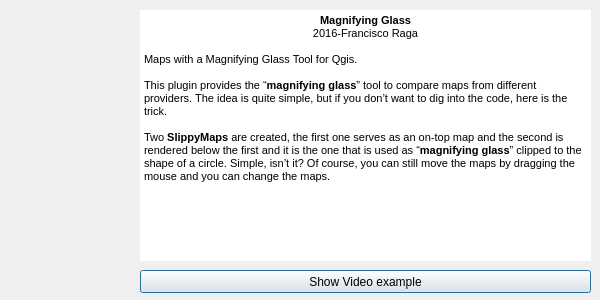
<?xml version="1.0" encoding="UTF-8"?>
<ui version="4.0">
 <class>About</class>
 <widget class="QDialog" name="About">
  <property name="geometry">
   <rect>
    <x>0</x>
    <y>0</y>
    <width>600</width>
    <height>300</height>
   </rect>
  </property>
  <property name="minimumSize">
   <size>
    <width>600</width>
    <height>300</height>
   </size>
  </property>
  <property name="maximumSize">
   <size>
    <width>600</width>
    <height>300</height>
   </size>
  </property>
  <property name="windowTitle">
   <string>About</string>
  </property>
  <property name="windowIcon">
   <iconset>
    <normaloff>:/img/images/info.png</normaloff>:/img/images/info.png</iconset>
  </property>
  <widget class="QLabel" name="label">
   <property name="geometry">
    <rect>
     <x>20</x>
     <y>20</y>
     <width>91</width>
     <height>91</height>
    </rect>
   </property>
   <property name="text">
    <string/>
   </property>
   <property name="pixmap">
    <pixmap resource="resources.qrc">:/imgMagnifier/images/icon.png</pixmap>
   </property>
   <property name="scaledContents">
    <bool>true</bool>
   </property>
  </widget>
  <widget class="QTextEdit" name="textEdit">
   <property name="enabled">
    <bool>true</bool>
   </property>
   <property name="geometry">
    <rect>
     <x>140</x>
     <y>10</y>
     <width>451</width>
     <height>251</height>
    </rect>
   </property>
   <property name="layoutDirection">
    <enum>Qt::LeftToRight</enum>
   </property>
   <property name="frameShape">
    <enum>QFrame::NoFrame</enum>
   </property>
   <property name="frameShadow">
    <enum>QFrame::Raised</enum>
   </property>
   <property name="html">
    <string>&lt;!DOCTYPE HTML PUBLIC &quot;-//W3C//DTD HTML 4.0//EN&quot; &quot;http://www.w3.org/TR/REC-html40/strict.dtd&quot;&gt;
&lt;html&gt;&lt;head&gt;&lt;meta name=&quot;qrichtext&quot; content=&quot;1&quot; /&gt;&lt;style type=&quot;text/css&quot;&gt;
p, li { white-space: pre-wrap; }
&lt;/style&gt;&lt;/head&gt;&lt;body style=&quot; font-family:'MS Shell Dlg 2'; font-size:8.25pt; font-weight:400; font-style:normal;&quot;&gt;
&lt;p align=&quot;center&quot; style=&quot; margin-top:0px; margin-bottom:0px; margin-left:0px; margin-right:0px; -qt-block-indent:0; text-indent:0px;&quot;&gt;&lt;span style=&quot; font-size:8pt; font-weight:600;&quot;&gt;Magnifying Glass&lt;/span&gt;&lt;/p&gt;
&lt;p align=&quot;center&quot; style=&quot; margin-top:0px; margin-bottom:0px; margin-left:0px; margin-right:0px; -qt-block-indent:0; text-indent:0px;&quot;&gt;&lt;span style=&quot; font-size:8pt;&quot;&gt;2016-Francisco Raga&lt;/span&gt;&lt;/p&gt;
&lt;p style=&quot;-qt-paragraph-type:empty; margin-top:0px; margin-bottom:0px; margin-left:0px; margin-right:0px; -qt-block-indent:0; text-indent:0px; font-size:8pt;&quot;&gt;&lt;br /&gt;&lt;/p&gt;
&lt;p style=&quot; margin-top:0px; margin-bottom:0px; margin-left:0px; margin-right:0px; -qt-block-indent:0; text-indent:0px;&quot;&gt;&lt;span style=&quot; font-size:8pt;&quot;&gt;Maps with a Magnifying Glass Tool for Qgis.&lt;/span&gt;&lt;/p&gt;
&lt;p style=&quot;-qt-paragraph-type:empty; margin-top:0px; margin-bottom:0px; margin-left:0px; margin-right:0px; -qt-block-indent:0; text-indent:0px; font-size:8pt;&quot;&gt;&lt;br /&gt;&lt;/p&gt;
&lt;p style=&quot; margin-top:0px; margin-bottom:0px; margin-left:0px; margin-right:0px; -qt-block-indent:0; text-indent:0px;&quot;&gt;&lt;span style=&quot; font-size:8pt;&quot;&gt;This plugin provides the “&lt;/span&gt;&lt;span style=&quot; font-size:8pt; font-weight:600;&quot;&gt;magnifying glass&lt;/span&gt;&lt;span style=&quot; font-size:8pt;&quot;&gt;” tool to compare maps from different providers. The idea is quite simple, but if you don’t want to dig into the code, here is the trick.&lt;/span&gt;&lt;/p&gt;
&lt;p style=&quot;-qt-paragraph-type:empty; margin-top:0px; margin-bottom:0px; margin-left:0px; margin-right:0px; -qt-block-indent:0; text-indent:0px; font-size:8pt;&quot;&gt;&lt;br /&gt;&lt;/p&gt;
&lt;p style=&quot; margin-top:0px; margin-bottom:0px; margin-left:0px; margin-right:0px; -qt-block-indent:0; text-indent:0px;&quot;&gt;&lt;span style=&quot; font-size:8pt;&quot;&gt;Two &lt;/span&gt;&lt;span style=&quot; font-size:8pt; font-weight:600;&quot;&gt;SlippyMaps&lt;/span&gt;&lt;span style=&quot; font-size:8pt;&quot;&gt; are created, the first one serves as an on-top map and the second is rendered below the first and it is the one that is used as “&lt;/span&gt;&lt;span style=&quot; font-size:8pt; font-weight:600;&quot;&gt;magnifying glass&lt;/span&gt;&lt;span style=&quot; font-size:8pt;&quot;&gt;” clipped to the shape of a circle. Simple, isn’t it? Of course, you can still move the maps by dragging the mouse and you can change the maps.&lt;/span&gt;&lt;/p&gt;
&lt;p style=&quot;-qt-paragraph-type:empty; margin-top:0px; margin-bottom:0px; margin-left:0px; margin-right:0px; -qt-block-indent:0; text-indent:0px; font-size:8pt;&quot;&gt;&lt;br /&gt;&lt;/p&gt;
&lt;p align=&quot;center&quot; style=&quot; margin-top:0px; margin-bottom:0px; margin-left:0px; margin-right:0px; -qt-block-indent:0; text-indent:0px;&quot;&gt;&lt;img src=&quot;:/imgMagnifier/images/Screenshot.png&quot; width=&quot;400&quot; height=&quot;700&quot; /&gt;&lt;/p&gt;&lt;/body&gt;&lt;/html&gt;</string>
   </property>
  </widget>
  <widget class="QPushButton" name="pushButton_2">
   <property name="geometry">
    <rect>
     <x>140</x>
     <y>270</y>
     <width>451</width>
     <height>23</height>
    </rect>
   </property>
   <property name="cursor">
    <cursorShape>PointingHandCursor</cursorShape>
   </property>
   <property name="text">
    <string>Show Video example</string>
   </property>
  </widget>
 </widget>
 <resources>
  <include location="resources.qrc"/>
 </resources>
 <connections>
  <connection>
   <sender>pushButton_2</sender>
   <signal>clicked()</signal>
   <receiver>About</receiver>
   <slot>ShowVideo()</slot>
   <hints>
    <hint type="sourcelabel">
     <x>291</x>
     <y>209</y>
    </hint>
    <hint type="destinationlabel">
     <x>102</x>
     <y>182</y>
    </hint>
   </hints>
  </connection>
 </connections>
 <slots>
  <slot>ShowVideo()</slot>
 </slots>
</ui>
